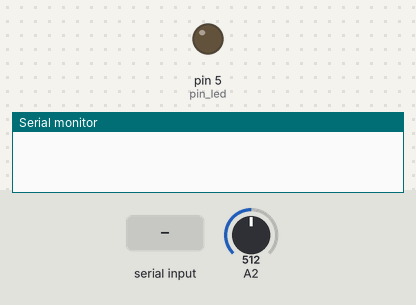
The sketch below on a simulated Arduino Uno, built with avr-gcc and run on an emulated ATmega328P. On the bench: output pins drawn as LEDs (lit = HIGH), the last lines printed to the serial monitor. The test bench sets the inputs (shaded band); at power-on: A2 = 512.

Above: at 1.2 s.
1.3 s: "mesures" received over Serial
At 3.5 s:
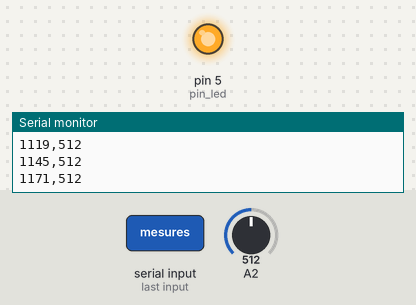
3.8 s: "1" received over Serial
Timing chart, 0 to 6.8 s (numbered marks = the images above; inputs shaded):
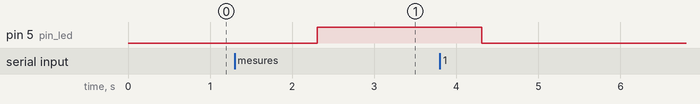

The sketch:

pendule.ino
```cpp
/* Mesure de l'angle d'un pendule pesant en fonction du temps par réception de commande envoyée
 * par la bibiothèque pduino.py
 * montage: - un pendule pesant avec capteur d'angle analogique sur le pin 2
 *          - pour la visualisation, une led (en série avec une résistance de 220 ohms) sur le pin 5
                   Pin 2

                   |
                   |  <---- Curseur

GND  ---------- +-++-+ -------  +5V
                | || |
                | || | <-------  Potentiomètre
                +-++-+
                  ||
                  ||
                  ||
                  ||
                  ||
                  ||    <-------  Pendule pesant
                  ||
                  ||
                  ||
                  ||
  x               ||
  xxx           +-++-+           xx
    xxxxx       | ++ |        x xx
         xxxxx  |    | xxxxx x
                +----+
*/

#define TEMPS 2000
#define N_PTS 75

unsigned long t_total = TEMPS;
const int pin_led = 5;

void setup() {
    pinMode(pin_led, OUTPUT);
    Serial.begin(9600);
    delay(1);
}

void mesures() {
  int teta = 0;
  unsigned long dt = t_total / N_PTS; //en ms
  unsigned long temps_depart = millis();
  unsigned long t_mesure;
  digitalWrite(pin_led, HIGH);
  while (millis() - temps_depart <= t_total) {
    t_mesure = (millis() - temps_depart);
    teta = analogRead(A2);
    Serial.println(String(t_mesure)+","+String(teta));
    //un delai personnalisé pour optimiser la mesure du temps
    while ((millis() - temps_depart) - t_mesure < dt) {}
  }
  digitalWrite(pin_led, LOW);
  Serial.println("end");
}

void loop() {
  if (Serial.available()) {
    String chaine = Serial.readString();
    if (chaine=="mesures") {
      mesures();
    }
    else {
      Serial.println("commande non reconnue");
    }
  }
}
```

Measured:
- after the input at 1.3 s, pin 5 (pin_led): LOW → HIGH after 1.0 s
